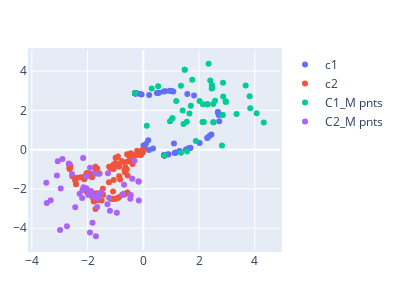

Notebook source saved alongside this figure:
### Code cell
# plot anchor points
plot_anchor_points_c1 =  (anchor_points[0,:,:].T * y_ks[0,:]).T
plot_anchor_points_c2 = (anchor_points[1,:,:].T * y_ks[1,:]).T
fig = go.Figure()
fig.add_trace(go.Scatter(x=plot_anchor_points_c1[:,0],y=plot_anchor_points_c1[:,1],mode='markers', name='c1'))
fig.add_trace(go.Scatter(x=plot_anchor_points_c2[:,0],y=plot_anchor_points_c2[:,1],mode='markers', name='c2'))
fig.add_trace(go.Scatter(x=cloud1_M[:,0], y=cloud1_M[:,1],mode='markers',  name="C1_M pnts"))
fig.add_trace(go.Scatter(x=cloud2_M[:,0], y=cloud2_M[:,1],mode='markers',  name="C2_M pnts"))
fig.update_layout(width=400, height=300,    
                  margin=dict(
                            l=30,
                            r=30,
                            b=50,
                            t=50,
                            pad=2
                        ),)
fig.show()
